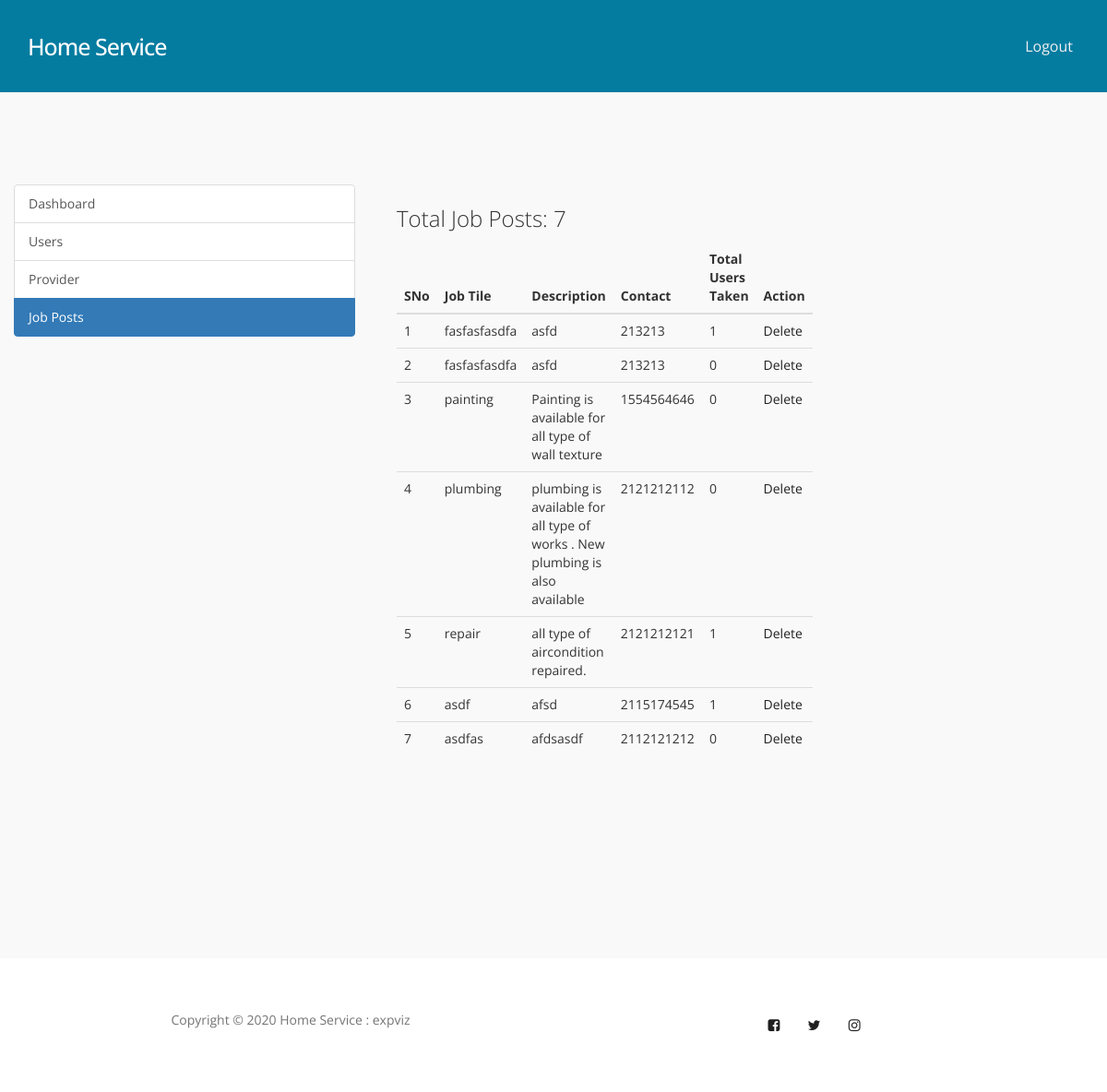
Page /admin/job-posts.php (signed in) on the committed database.
### tables this page shows
CREATE TABLE `job_post` (
  `id_jobpost` int(11) NOT NULL,
  `id_company` int(11) NOT NULL,
  `jobtitle` varchar(255) NOT NULL,
  `description` text NOT NULL,
  `contact` int(255) NOT NULL,
  `jobtype` varchar(255) NOT NULL,
  `createdat` timestamp NOT NULL DEFAULT CURRENT_TIMESTAMP
);

### admin/job-posts.php (the view, shortened to what this page needs)
<?php
require_once("../db.php");
?>
<!DOCTYPE html>
<html lang="en">
<head>
     <link rel="stylesheet" href="../css/bootstrap.min.css">
     <link rel="stylesheet" href="../css/owl.carousel.css">
     <link rel="stylesheet" href="../css/owl.theme.default.min.css">
     <link rel="stylesheet" href="../css/font-awesome.min.css">
     <link rel="stylesheet" href="../css/tooplate-style.css">
</head>
<body>
     <section id="vish" class="navbar custom-navbar navbar-fixed-top" role="navigation">
          <div class="container">
               <div class="navbar-header">
                    <a href="index.php" class="navbar-brand">Home Service</a>
               </div>
          <div class="collapse navbar-collapse" id="bs-example-navbar-collapse-1">
            <ul class="nav navbar-nav navbar-right">
              <li><a href="../logout.php">Logout</a></li>
            </ul>
          </div>
          </div>
     </section>
    <section>
    <section>
    <div class="container-fluid">
      <div class="row">
        <div class="col-md-4">
          <div class="list-group">
            <a href="dashboard.php" class="list-group-item">Dashboard</a>
            <a href="user.php" class="list-group-item">Users</a>
            <a href="company.php" class="list-group-item ">Provider</a>
            <a href="job-posts.php" class="list-group-item active">Job Posts</a>
          </div>
        </div>
        <div class="col-md-6">
          <div class="col-md-6">
        <?php
          $sql = "SELECT * FROM job_post";
          $result = $conn->query($sql);
          if($result->num_rows > 0) {
            echo '<h3>Total Job Posts: ' . $result->num_rows . '</h3>';
          }
        ?>
          <table class="table">
            <thead>
              <th>SNo</th>
              <th>Job Tile</th>
              <th>Description</th>
              <th>Contact</th>
              <th>Total Users Taken</th>
              <th>Action</th>
            </thead>
            <tbody>
              <?php
                $sql = "SELECT * FROM job_post";
                $result = $conn->query($sql);
                if($result->num_rows > 0) {
                  $i = 0;
                  while($row = $result->fetch_assoc()) {
                    ?>
                      <tr>
                        <td><?php echo ++$i; ?></td>
                        <td><?php echo $row['jobtitle']; ?></td>
                        <td><?php echo $row['description']; ?></td>
                        <td><?php echo $row['contact']; ?></td>
                        <?php
                          $sql1 = "SELECT COUNT(get_service.id_apply) AS totalNo FROM job_post INNER JOIN get_service ON job_post.id_jobpost=get_service.id_jobpost WHERE job_post.id_jobpost='$row[id_jobpost]'";
                          $result1 = $conn->query($sql1);
                          if($result1->num_rows > 0) {
                             while($row1 = $result1->fetch_assoc()) {
                            ?>
                             <td><?php echo $row1['totalNo']; ?></td>
                            <?php
                          }
                        }
                        ?>
                        <td><a href="delete-job-post.php?id=<?php echo $row['id_jobpost']; ?>">Delete</a></td>
                      </tr>
                    <?php
                  }
                }
              ?>
            </tbody>
          </table>
        </div>
      </div>
    </div>
    </section> </section>
    <footer id="footer" data-stellar-background-ratio="0.5">
          <div class="container">
               <div class="row">
                    <div class="copyright-text col-md-12 col-sm-12">
                         <div class="col-md-6 col-sm-6">
                              <p>Copyright &copy; 2020 Home Service : expviz</p>
                         </div>
                         <div class="col-md-6 col-sm-6">
                              <ul class="social-icon">
                                   <li><a href="#" class="fa fa-facebook-square" attr="facebook icon"></a></li>
                                   <li><a href="#" class="fa fa-twitter"></a></li>
                                   <li><a href="#" class="fa fa-instagram"></a></li>
                              </ul>
                         </div>
                    </div>
               </div>
          </div>
     </footer>
</body>
</html>

### css/tooplate-style.css (style rules this page uses)
body { font-family: 'Open Sans', sans-serif; overflow-x: hidden; background: #f9f9f9; }
#vish { background: #047ca0; }
h1,h2,h3,h4,h5,h6 { font-weight: 300; line-height: normal; }
p { color: #757575; font-size: 14px; font-weight: normal; line-height: 24px; }
html { -webkit-font-smoothing: antialiased; }
a { color: #202020; text-decoration: none !important; }
a, input, button, .form-control { -webkit-transition: 0.5s; transition: 0.5s; }
section { position: relative; padding: 100px 0; }
#contact, footer { background: #ffffff; text-align: center; }
.custom-navbar { border: none; margin-bottom: 0; padding: 25px 0; }
.custom-navbar .navbar-brand { color: #ffffff; font-size: 25px; font-weight: 500; letter-spacing: -1px; }
.custom-navbar .navbar-nav { margin-left: 6em; }
.custom-navbar .nav li a { font-size: 16px; font-weight: normal; color: #f0f0f0; padding-right: 22px; padding-left: 22px; }
@media (min-width:768px) { .custom-navbar { border-bottom: 0; background: 0 0; } }
#footer { padding-bottom: 50px; padding-top: 50px; }
.copyright-text p { margin: 5px; }
.social-icon { position: relative; padding: 0; margin: 0; }
.social-icon li { display: inline-block; list-style: none; }
.social-icon li a { border-radius: 50px; color: #202020; font-size: 15px; width: 35px; height: 35px; line-height: 35px; text-decoration: none; text-align: center; position: relative; margin: 5px 5px 5px 0; }
@media only screen and (max-width: 1200px) { .custom-navbar .navbar-nav { margin-left: 3em; } }

### rows in the picture
job_post: jobtitle "fasfasfasdfa", description "asfd", contact "213213", totalNo "1"
job_post: jobtitle "fasfasfasdfa", description "asfd", contact "213213", totalNo "0"
job_post: jobtitle "painting", description "Painting is available for all type of wall texture", contact "1554564646", totalNo "0"
job_post: jobtitle "plumbing", description "plumbing is available for all type of works . New plumbing is also available", contact "2121212112", totalNo "0"
job_post: jobtitle "repair", description "all type of aircondition repaired.", contact "2121212121", totalNo "1"
job_post: jobtitle "asdf", description "afsd", contact "2115174545", totalNo "1"
job_post: jobtitle "asdfas", description "afdsasdf", contact "2112121212", totalNo "0"

### other values in the picture
$result->num_rows "7"
